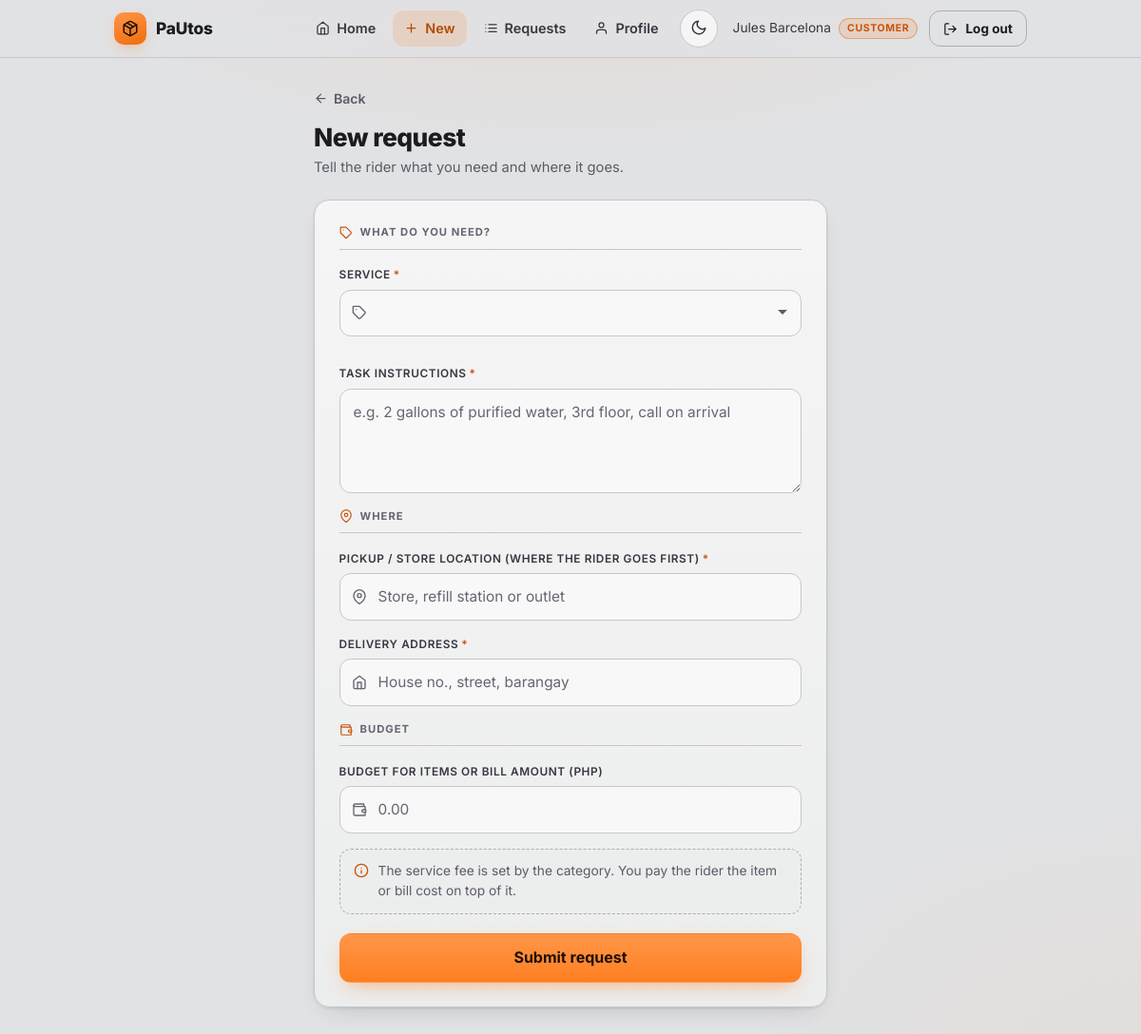
Screenshot of /customer/requests/new (signed in) with the database file from the repository.
### app/models.py (models this page shows, shortened)
class CustomerProfile(db.Model):
    __tablename__ = "customer"
    id = db.Column("customer_id", db.Integer, primary_key=True)
    user_id = db.Column(db.Integer, db.ForeignKey("user.user_id"), unique=True, nullable=False)
    full_name = db.Column(db.String(150), nullable=False)
    phone = db.Column(db.String(30))
    default_address = db.Column(db.String(255))
    user = db.relationship("User", back_populates="customer_profile")

class User(UserMixin, db.Model):
    __tablename__ = "user"
    id = db.Column("user_id", db.Integer, primary_key=True)
    email = db.Column(db.String(255), unique=True, nullable=False)
    password_hash = db.Column(db.String(255), nullable=False)
    role = db.Column(db.String(20), nullable=False, index=True)
    created_at = db.Column(db.DateTime(timezone=True), default=utcnow, nullable=False)
    is_active = db.Column(db.Boolean, nullable=False, default=True)  # EXTENSION: lets an admin disable an account
    customer_profile = db.relationship(
        "CustomerProfile", back_populates="user", uselist=False, cascade="all, delete-orphan"
    )
    rider_profile = db.relationship(
        "RiderProfile", back_populates="user", uselist=False, cascade="all, delete-orphan"
    )
    @property
    def profile(self):
        return self.customer_profile or self.rider_profile
    @property
    def full_name(self):
        return self.profile.full_name if self.profile else self.email

### app/customer/routes.py (the view, shortened to what this page needs)
@bp.route("/requests/new", methods=["GET", "POST"])
@role_required(ROLE_CUSTOMER)
def new_request():
    form = NewRequestForm()
    if request.method == "GET" and current_user.customer_profile.default_address:
        form.dropoff_address.data = current_user.customer_profile.default_address
    status = 400 if request.method == "POST" else 200
    return render_template("customer/new_request.html", form=form), status

### app/forms.py (shortened to what this page needs)
class NewRequestForm(FlaskForm):
    category_id = SelectField("Service", coerce=int, validators=[DataRequired()])
    instructions = TextAreaField("Task instructions", validators=[DataRequired(), Length(min=5, max=1000)])
    pickup_address = StringField(
        "Pickup / store location (where the rider goes first)", validators=[DataRequired(), Length(max=255)]
    )
    dropoff_address = StringField("Delivery address", validators=[DataRequired(), Length(max=255)])
    item_budget = DecimalField(
        "Budget for items or bill amount (PHP)",
        places=2,
        validators=[Optional(), NumberRange(min=0, max=50000)],
    )
    def __init__(self, *args, **kwargs):
        super().__init__(*args, **kwargs)
        self.categories = (
            ServiceCategory.query.filter_by(is_active=True).order_by(ServiceCategory.sort_order).all()
        )
        self.category_id.choices = [(c.id, c.name) for c in self.categories]

### app/models.py (called while the page is built)
@login_manager.user_loader
def load_user(user_id):
    return db.session.get(User, int(user_id))

### app/utils.py (called while the page is built)
def role_required(role):
    def decorator(view):
        @wraps(view)
        def wrapped(*args, **kwargs):
            if not current_user.is_authenticated:
                return current_app.login_manager.unauthorized()
            if current_user.role != role:
                abort(403)
            return view(*args, **kwargs)
        return wrapped
    return decorator

### app/templates/customer/new_request.html (shortened to what this page needs)
{% extends "base.html" %}
{% from "auth/_field.html" import field %}
{% from "_ui.html" import icon %}
{% block content %}
<section class="page-narrow">
  <a class="back-link" href="{{ url_for('main.customer_dashboard') }}">{{ icon('arrow-left', 15) }} Back</a>
  <div class="page-head">
    <div>
      <h1>New request</h1>
      <p class="muted">Tell the rider what you need and where it goes.</p>
    </div>
  </div>
  <form method="post" novalidate class="card" data-once>
    <p class="card-section-title">{{ icon('tag', 14) }} What do you need?</p>
    {{ field(form.category_id) }}
    {{ field(form.instructions, placeholder="e.g. 2 gallons of purified water, 3rd floor, call on arrival") }}
    <p class="card-section-title">{{ icon('map-pin', 14) }} Where</p>
    {{ field(form.pickup_address, placeholder="Store, refill station or outlet") }}
    {{ field(form.dropoff_address, autocomplete="street-address", placeholder="House no., street, barangay") }}
    <p class="card-section-title">{{ icon('wallet', 14) }} Budget</p>
    {{ field(form.item_budget, inputmode="decimal", placeholder="0.00") }}
    <div class="note">{{ icon('info', 16) }}<span>The service fee is set by the category. You pay the rider the item or bill cost on top of it.</span></div>
    <button class="btn btn-primary btn-lg btn-block" type="submit">Submit request</button>
  </form>
</section>
{% endblock %}

### app/templates/base.html (shortened to what this page needs)
{% from "_ui.html" import icon, initials -%}
<!doctype html>
<html lang="en">
<head>
  <link rel="stylesheet" href="{{ url_for('static', filename='css/style.css') }}">
</head>
{% set ep = request.endpoint or '' %}
{% set role = current_user.role if current_user.is_authenticated else None %}
{% if role == 'customer' %}
  {% set items = [
    ('Home', 'home', 'main.customer_dashboard', ('main.customer_dashboard',)),
    ('New', 'plus', 'customer.new_request', ('customer.new_request',)),
    ('Requests', 'list', 'customer.request_list', ('customer.request_list', 'customer.request_detail')),
    ('Profile', 'user', 'profile.edit_profile', ('profile.',)),
  ] %}
{% elif role == 'rider' %}
  {% set items = [
    ('Home', 'home', 'main.rider_dashboard', ('main.rider_dashboard',)),
    ('Available', 'inbox', 'rider.available_requests', ('rider.available_requests',)),
    ('My jobs', 'briefcase', 'rider.my_jobs', ('rider.my_jobs', 'rider.job_detail')),
    ('Profile', 'user', 'profile.edit_profile', ('profile.',)),
  ] %}
{% elif role == 'admin' %}
  {% set items = [
    ('Overview', 'grid', 'admin.dashboard', ('admin.dashboard',)),
    ('Riders', 'truck', 'admin.riders', ('admin.riders',)),
    ('Requests', 'list', 'admin.requests_overview', ('admin.requests_overview', 'admin.request_detail')),
    ('Categories', 'tag', 'admin.categories', ('admin.categories', 'admin.new_category', 'admin.edit_category')),
  ] %}
{% else %}
  {% set items = [] %}
{% endif %}
<body class="{% if items %}has-tabbar{% endif %}">
  <header class="nav">
    <div class="nav-inner">
      <a class="brand" href="{{ url_for('main.index') }}">
        <span class="brand-mark">{{ icon('package', 18) }}</span>
        <span class="brand-name">PaUtos</span>
      </a>
      {% if current_user.is_authenticated %}
      <nav class="nav-links" aria-label="Main">
        {% for label, ic, endpoint, pfx in items %}
          <a class="nav-link{% if ep.startswith(pfx) %} active{% endif %}" href="{{ url_for(endpoint) }}">{{ icon(ic, 15) }}<span>{{ label }}</span></a>
        {% endfor %}
        <button type="button" class="icon-btn theme-toggle" aria-label="Switch to light mode" title="Switch theme"><span class="t-sun">{{ icon('sun', 18) }}</span><span class="t-moon">{{ icon('moon', 18) }}</span></button>
        <span class="who" title="{{ current_user.full_name }}">
          <span class="who-name">{{ current_user.full_name }}</span>
          <span class="pill">{{ current_user.role }}</span>
        </span>
        <form method="post" action="{{ url_for('auth.logout') }}" class="inline">
          <button type="submit" class="btn btn-ghost btn-sm">{{ icon('log-out', 15) }} Log out</button>
        </form>
      </nav>
      {% endif %}
    </div>
  </header>
  <main class="container">
    {% block content %}{% endblock %}
  </main>
</body>
</html>

### rows the page displays
CustomerProfile: full_name "Jules Barcelona"
User: is_active True (drawn), role "CUSTOMER"

### other values shown
{{ label }} "Home" "New" "Requests" "Profile"
{{ f.label.text }} "SERVICE TASK INSTRUCTIONS PICKUP / STORE LOCATION (WHERE THE RIDER GOES FIRST) DELIVERY ADDRESS BUDGET FOR ITEMS OR BILL AMOUNT (PHP)"
